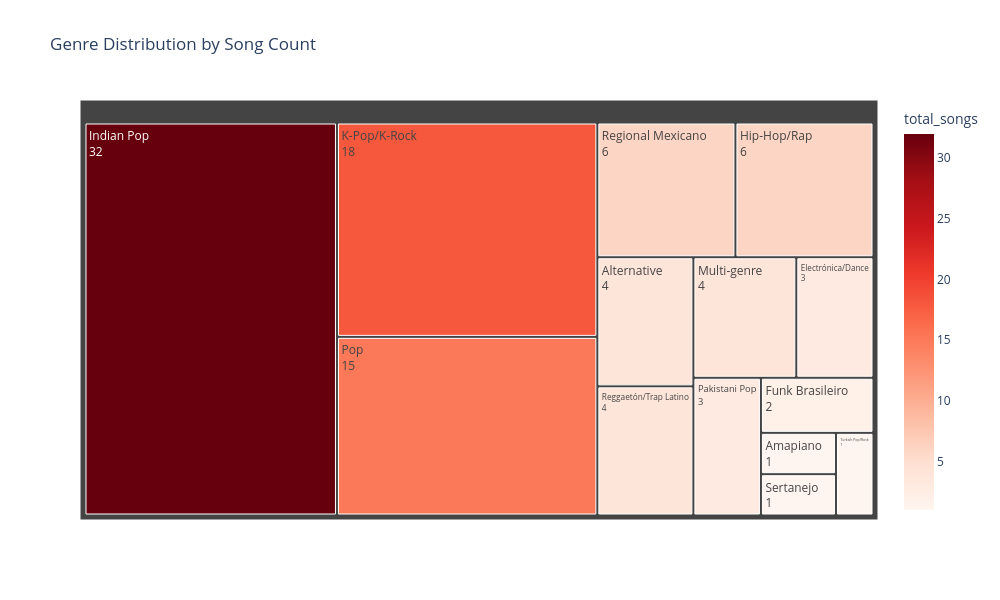

The cell this chart's notebook holds for it:
### Markdown cell above
### 5.1. Genre Distribution Treemap

### Code cell
fig = px.treemap(
    genre_stats,
    path=['macro_genre'],
    values='total_songs',
    color='total_songs',
    color_continuous_scale='Reds',
    title='Genre Distribution by Song Count',
    hover_data={'engagement_rate': ':.2f', 'total_views': ':,.0f', 'total_likes': ':,.0f'}
)
fig.update_traces(textinfo="label+value", textfont_size=12)
fig.update_layout(width=1000, height=600, paper_bgcolor='white')
fig.show()

### Figure 1 — Plotly figure (JSON) as saved in the notebook; plotly's stock layout.template omitted (floating-point values rounded to 4 significant figures)
{"data": [{"branchvalues": "total", "customdata": [["5.19", "451855891", "23456253", 32.0], ["18.53", "340076312", "63027778", 18.0], ["26.03", "207944587", "54133187", 15.0], ["3.19", "84546205", "2698386", 6.0], ["30.88", "70481709", "21761468", 6.0], ["13.25", "45455228", "6024875", 4.0], ["3.08", "40586250", "1251405", 4.0], ["2.49", "44626136", "1112926", 4.0], ["5.37", "33206754", "1782931", 3.0], ["16.16", "42625860", "6886399", 3.0], ["2.33", "18961373", "441357", 2.0], ["13.81", "8237835", "1137353", 1.0], ["4.45", "13856253", "616098", 1.0], ["4.95", "8160132", "403670", 1.0]], "domain": {"x": [0.0, 1.0], "y": [0.0, 1.0]}, "hovertemplate": "labels=%{label}<br>total_songs_sum=%{value}<br>parent=%{parent}<br>id=%{id}<br>engagement_rate=%{customdata[0]:.2f}<br>total_views=%{customdata[1]:,.0f}<br>total_likes=%{customdata[2]:,.0f}<br>total_songs=%{color}<extra></extra>", "ids": ["Indian Pop", "K-Pop/K-Rock", "Pop", "Regional Mexicano", "Hip-Hop/Rap", "Alternative", "Reggaetón/Trap Latino", "Multi-genre", "Electrónica/Dance", "Pakistani Pop", "Funk Brasileiro", "Amapiano", "Sertanejo", "Turkish Pop/Rock"], "labels": ["Indian Pop", "K-Pop/K-Rock", "Pop", "Regional Mexicano", "Hip-Hop/Rap", "Alternative", "Reggaetón/Trap Latino", "Multi-genre", "Electrónica/Dance", "Pakistani Pop", "Funk Brasileiro", "Amapiano", "Sertanejo", "Turkish Pop/Rock"], "marker": {"coloraxis": "coloraxis", "colors": [32.0, 18.0, 15.0, 6.0, 6.0, 4.0, 4.0, 4.0, 3.0, 3.0, 2.0, 1.0, 1.0, 1.0]}, "name": "", "parents": ["", "", "", "", "", "", "", "", "", "", "", "", "", ""], "textfont": {"size": 12}, "textinfo": "label+value", "type": "treemap", "values": [32.0, 18.0, 15.0, 6.0, 6.0, 4.0, 4.0, 4.0, 3.0, 3.0, 2.0, 1.0, 1.0, 1.0]}], "layout": {"coloraxis": {"colorbar": {"title": {"text": "total_songs"}}, "colorscale": [[0.0, "rgb(255,245,240)"], [0.125, "rgb(254,224,210)"], [0.25, "rgb(252,187,161)"], [0.375, "rgb(252,146,114)"], [0.5, "rgb(251,106,74)"], [0.625, "rgb(239,59,44)"], [0.75, "rgb(203,24,29)"], [0.875, "rgb(165,15,21)"], [1.0, "rgb(103,0,13)"]]}, "height": 600, "legend": {"tracegroupgap": 0}, "paper_bgcolor": "white", "title": {"text": "Genre Distribution by Song Count"}, "width": 1000}}
